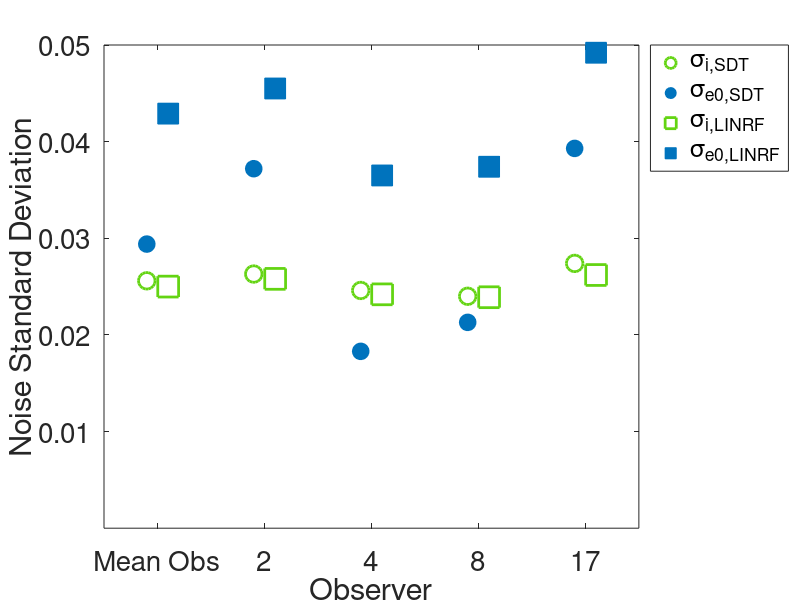

Here is the MATLAB script that generated this plot:
% Plot of figure 6. The internal and external noise for various observers.

% 
noiseEstimatedBySDTModel    = [24817   2       4       8       17;      % ObserverID
                               0.0256  0.0263  0.0246  0.0240  0.0274;  % Internal Noise
                               0.0294  0.0372  0.0183  0.0213  0.0393]; % External Noise

% noiseInModelGaussian = [24817   2       4       8       17;     % ObserverID
%                         18082.2 18490.2 17958.6 17636.1 18551.1];
% 
% % Value of C'                     
% valueOfCPrime        = [24817   2       4       8       17;     % ObserverID
%                         722600  716200  741300  738100  708200];
%                     
%                     
% valueOfSurround = [24817    2           4           8           17;     % ObserverID
%                   -0.119734 -0.132154  -0.0833749  -0.0896376   -0.147739];

                  
noiseEstimatedByCompRFModel = [24817   2       4       8       17;      % ObserverID
                               0.0250  0.0258  0.0242  0.0239  0.0262;  % Internal Noise
                               0.0429  0.0455  0.0365  0.0374  0.0492]; % External Noise                                    
                  
figure;
hold on;
plot([0.9:4.9], noiseEstimatedBySDTModel(2,:),'o', 'MarkerSize', 12, 'color', [0.39,0.83,0.07], 'linewidth', 2);
plot([0.9:4.9], noiseEstimatedBySDTModel(3,:),'o', 'MarkerSize', 12, 'MarkerFaceColor', [0.00,0.45,0.74],'color', [0.00,0.45,0.74]);

plot([1.1:5.1], noiseEstimatedByCompRFModel(2,:), 's', 'MarkerSize', 15,'color', [0.39,0.83,0.07], 'linewidth', 2);
plot([1.1:5.1], noiseEstimatedByCompRFModel(3,:), 's', 'MarkerSize', 15, 'MarkerFaceColor', [0.00,0.45,0.74],'color', [0.00,0.45,0.74]);

legend({'\sigma_{i,SDT}', '\sigma_{e0,SDT}', '\sigma_{i,LINRF}', '\sigma_{e0,LINRF}'}, 'location', 'northeastoutside', 'FontSize',20)
xlim([0.5 5.5]);
ylim([0. 0.05]);
xticks([1:5]);
yticks([0.01:0.01:0.05]);
xticklabels({'Mean Obs', '2', '4','8', '17'});
box on;
set(gca, 'FontSize', 20);
xlabel('Observer');
ylabel('Noise Standard Deviation');